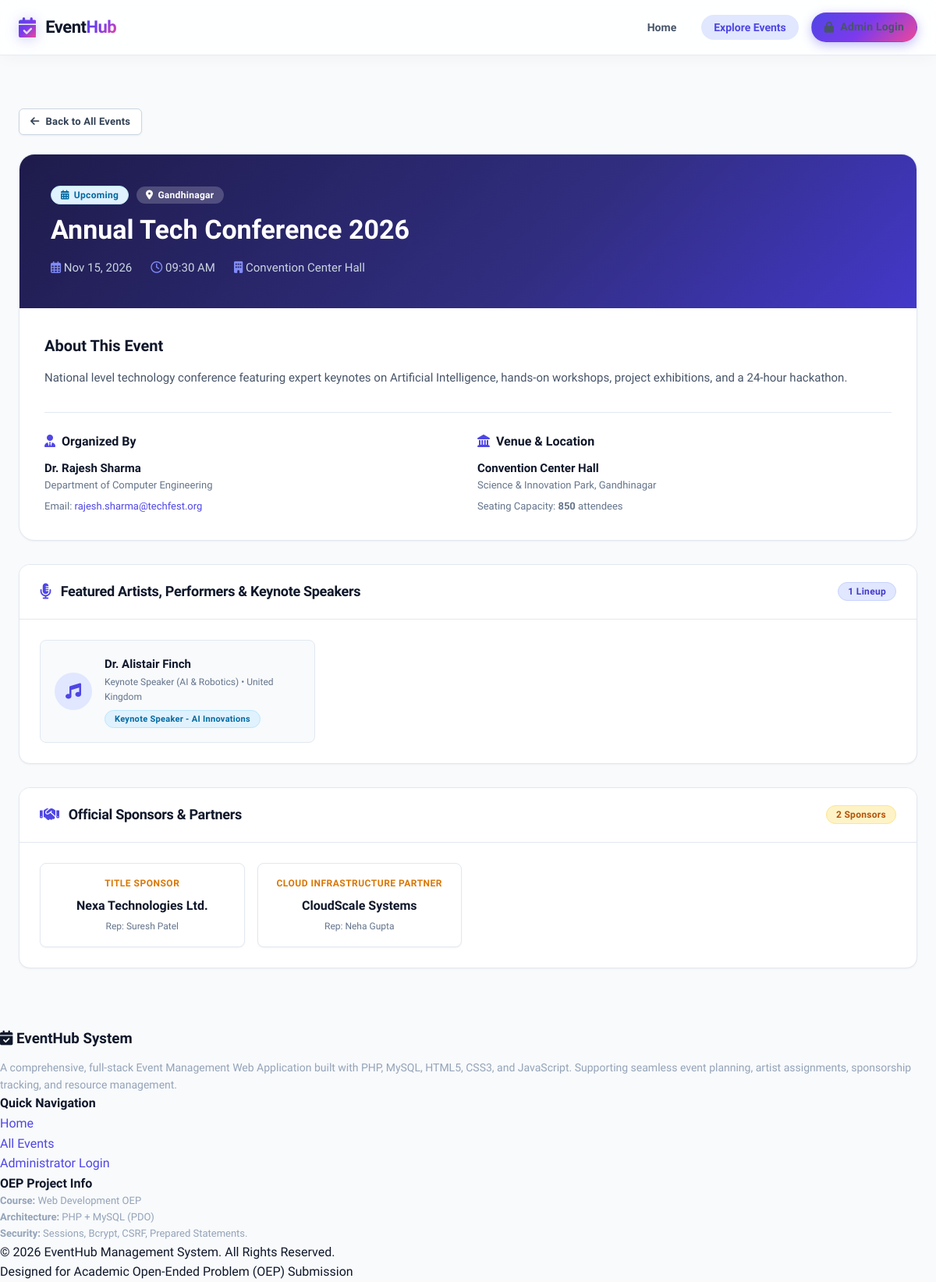
The app's page /event-details.php?id=1 with its own data.
### tables this page shows
CREATE TABLE `event` (
    `event_id` INT AUTO_INCREMENT PRIMARY KEY,
    `event_name` VARCHAR(100) NOT NULL,
    `event_description` TEXT DEFAULT NULL,
    `event_date` DATE NOT NULL,
    `event_time` TIME NOT NULL,
    `organizer_id` INT NOT NULL,
    `venue_id` INT NOT NULL,
    `status` VARCHAR(20) NOT NULL DEFAULT 'Upcoming',
    CONSTRAINT `chk_event_status` CHECK (`status` IN ('Upcoming', 'Ongoing', 'Completed', 'Cancelled')),
    CONSTRAINT `fk_event_organizer` FOREIGN KEY (`organizer_id`) REFERENCES `organizer` (`organizer_id`) ON DELETE RESTRICT ON UPDATE CASCADE,
    CONSTRAINT `fk_event_venue` FOREIGN KEY (`venue_id`) REFERENCES `venue` (`venue_id`) ON DELETE RESTRICT ON UPDATE CASCADE
);

CREATE TABLE `venue` (
    `venue_id` INT AUTO_INCREMENT PRIMARY KEY,
    `venue_name` VARCHAR(100) NOT NULL,
    `address` VARCHAR(200) NOT NULL,
    `city` VARCHAR(50) NOT NULL,
    `capacity` INT NOT NULL,
    CONSTRAINT `chk_venue_capacity` CHECK (`capacity` > 0)
);

CREATE TABLE `organizer` (
    `organizer_id` INT AUTO_INCREMENT PRIMARY KEY,
    `organizer_name` VARCHAR(100) NOT NULL,
    `email` VARCHAR(100) NOT NULL UNIQUE,
    `phone` VARCHAR(15) NOT NULL UNIQUE,
    `organization` VARCHAR(100) DEFAULT NULL
);

CREATE TABLE `event_artist` (
    `event_id` INT NOT NULL,
    `artist_id` INT NOT NULL,
    `role` VARCHAR(50) DEFAULT 'Performer',
    PRIMARY KEY (`event_id`, `artist_id`),
    CONSTRAINT `fk_ea_event` FOREIGN KEY (`event_id`) REFERENCES `event` (`event_id`) ON DELETE CASCADE ON UPDATE CASCADE,
    CONSTRAINT `fk_ea_artist` FOREIGN KEY (`artist_id`) REFERENCES `artist` (`artist_id`) ON DELETE RESTRICT ON UPDATE CASCADE
);

CREATE TABLE `artist` (
    `artist_id` INT AUTO_INCREMENT PRIMARY KEY,
    `artist_name` VARCHAR(100) NOT NULL,
    `genre` VARCHAR(50) DEFAULT NULL,
    `contact_email` VARCHAR(100) NOT NULL UNIQUE,
    `country` VARCHAR(50) DEFAULT NULL
);

CREATE TABLE `event_sponsor` (
    `event_id` INT NOT NULL,
    `sponsor_id` INT NOT NULL,
    `sponsorship_amount` DECIMAL(12, 2) NOT NULL,
    `sponsorship_type` VARCHAR(50) DEFAULT 'Gold Sponsor',
    PRIMARY KEY (`event_id`, `sponsor_id`),
    CONSTRAINT `chk_sponsorship_amount` CHECK (`sponsorship_amount` > 0),
    CONSTRAINT `fk_es_event` FOREIGN KEY (`event_id`) REFERENCES `event` (`event_id`) ON DELETE CASCADE ON UPDATE CASCADE,
    CONSTRAINT `fk_es_sponsor` FOREIGN KEY (`sponsor_id`) REFERENCES `sponsor` (`sponsor_id`) ON DELETE RESTRICT ON UPDATE CASCADE
);

CREATE TABLE `sponsor` (
    `sponsor_id` INT AUTO_INCREMENT PRIMARY KEY,
    `sponsor_name` VARCHAR(100) NOT NULL,
    `contact_person` VARCHAR(100) DEFAULT NULL,
    `email` VARCHAR(100) NOT NULL UNIQUE,
    `phone` VARCHAR(15) DEFAULT NULL
);

### event-details.php (the view, shortened to what this page needs)
<?php
require_once __DIR__ . '/config/database.php';
require_once __DIR__ . '/includes/functions.php';
$id = filter_input(INPUT_GET, 'id', FILTER_VALIDATE_INT);
try {
    $stmt = $pdo->prepare("
        SELECT e.*,
               o.organizer_name, o.email as organizer_email, o.phone as organizer_phone, o.organization,
               v.venue_name, v.address as venue_address, v.city as venue_city, v.capacity as venue_capacity
        FROM event e
        LEFT JOIN organizer o ON e.organizer_id = o.organizer_id
        LEFT JOIN venue v ON e.venue_id = v.venue_id
        WHERE e.event_id = ?
    ");
    $stmt->execute([$id]);
    $event = $stmt->fetch();
    $artistsStmt = $pdo->prepare("
        SELECT ea.role, a.artist_name, a.genre, a.country, a.contact_email
        FROM event_artist ea
        JOIN artist a ON ea.artist_id = a.artist_id
        WHERE ea.event_id = ?
        ORDER BY a.artist_name ASC
    ");
    $artistsStmt->execute([$id]);
    $assignedArtists = $artistsStmt->fetchAll();
    $sponsorsStmt = $pdo->prepare("
        SELECT es.sponsorship_type, s.sponsor_name, s.contact_person
        FROM event_sponsor es
        JOIN sponsor s ON es.sponsor_id = s.sponsor_id
        WHERE es.event_id = ?
        ORDER BY es.sponsorship_amount DESC
    ");
    $sponsorsStmt->execute([$id]);
    $assignedSponsors = $sponsorsStmt->fetchAll();
} catch (PDOException $e) {
    die("Database query error: " . htmlspecialchars($e->getMessage()));
}
require_once __DIR__ . '/includes/header.php';
?>
<div class="container">
    <div style="margin-bottom: 24px;">
        <a href="<?= url('events.php') ?>" class="btn btn-secondary btn-sm">
            <i class="fas fa-arrow-left"></i> Back to All Events
        </a>
    </div>
    <div class="card" style="border-radius: var(--radius-lg); overflow: hidden; margin-bottom: 30px;">
        <div style="background: linear-gradient(135deg, #1e1b4b 0%, #312e81 60%, #4338ca 100%); color: #ffffff; padding: 40px;">
            <div style="display: flex; gap: 10px; align-items: center; margin-bottom: 12px; flex-wrap: wrap;">
                <?= status_badge($event['status']) ?>
                <span class="badge badge-light" style="background: rgba(255,255,255,0.2); color: #ffffff;">
                    <i class="fas fa-location-dot"></i> <?= sanitize($event['venue_city'] ?? 'Metro') ?>
                </span>
            </div>
            <h1 style="font-size: 34px; font-weight: 800; line-height: 1.2; margin-bottom: 16px;">
                <?= sanitize($event['event_name']) ?>
            </h1>
            <div style="display: flex; gap: 24px; font-size: 15px; color: #cbd5e1; flex-wrap: wrap;">
                <div><i class="far fa-calendar-alt" style="color: #818cf8;"></i> <?= format_date($event['event_date']) ?></div>
                <div><i class="far fa-clock" style="color: #818cf8;"></i> <?= format_time($event['event_time']) ?></div>
                <div><i class="fas fa-building" style="color: #818cf8;"></i> <?= sanitize($event['venue_name'] ?? 'TBD') ?></div>
            </div>
        </div>
        <div class="card-body" style="padding: 32px;">
            <h3 style="font-size: 20px; font-weight: 700; margin-bottom: 12px; color: var(--text-main);">
                About This Event
            </h3>
            <p style="font-size: 15px; color: #475569; line-height: 1.8; margin-bottom: 24px;">
                <?= !empty($event['event_description']) ? nl2br(sanitize($event['event_description'])) : 'No extended description provided for this event.' ?>
            </p>
            <div style="display: grid; grid-template-columns: 1fr 1fr; gap: 24px; margin-top: 30px; border-top: 1px solid var(--border-color); padding-top: 24px;">
                <div>
                    <h4 style="font-size: 16px; font-weight: 700; margin-bottom: 10px; display: flex; align-items: center; gap: 8px;">
                        <i class="fas fa-user-tie" style="color: var(--primary);"></i> Organized By
                    </h4>
                    <div style="font-size: 15px; font-weight: 600;"><?= sanitize($event['organizer_name'] ?? 'College Committee') ?></div>
                    <div style="font-size: 13px; color: var(--text-muted); margin-bottom: 6px;"><?= sanitize($event['organization'] ?: 'Event Coordinator') ?></div>
                    <div style="font-size: 13px; color: #64748b;">
                        Email: <a href="mailto:<?= sanitize($event['organizer_email']) ?>"><?= sanitize($event['organizer_email']) ?></a>
                    </div>
                </div>
                <div>
                    <h4 style="font-size: 16px; font-weight: 700; margin-bottom: 10px; display: flex; align-items: center; gap: 8px;">
                        <i class="fas fa-landmark" style="color: var(--primary);"></i> Venue & Location
                    </h4>
                    <div style="font-size: 15px; font-weight: 600;"><?= sanitize($event['venue_name'] ?? 'TBD') ?></div>
                    <div style="font-size: 13px; color: var(--text-muted); margin-bottom: 6px;"><?= sanitize($event['venue_address']) ?>, <?= sanitize($event['venue_city']) ?></div>
                    <div style="font-size: 13px; color: #64748b;">
                        Seating Capacity: <strong><?= number_format($event['venue_capacity']) ?></strong> attendees
                    </div>
                </div>
            </div>
        </div>
    </div>
    <div class="card" style="margin-bottom: 30px;">
        <div class="card-header">
            <div class="card-title">
                <i class="fas fa-microphone-lines"></i> Featured Artists, Performers & Keynote Speakers
            </div>
            <span class="badge badge-primary"><?= count($assignedArtists) ?> Lineup</span>
        </div>
        <div class="card-body">
            <?php if (empty($assignedArtists)): ?>
                <p style="color: var(--text-muted); font-size: 14px; margin: 0;">Artist lineup will be announced soon.</p>
            <?php else: ?>
                <div style="display: grid; grid-template-columns: repeat(auto-fill, minmax(280px, 1fr)); gap: 20px;">
                    <?php foreach ($assignedArtists as $art): ?>
                        <div style="padding: 18px; border-radius: var(--radius-sm); background: #f8fafc; border: 1px solid var(--border-color); display: flex; align-items: center; gap: 16px;">
                            <div style="width: 48px; height: 48px; border-radius: 50%; background: #e0e7ff; color: var(--primary); display: flex; align-items: center; justify-content: center; font-size: 20px; flex-shrink: 0;">
                                <i class="fas fa-music"></i>
                            </div>
                            <div>
                                <h4 style="font-size: 15px; font-weight: 700; margin-bottom: 2px;"><?= sanitize($art['artist_name']) ?></h4>
                                <div style="font-size: 12px; color: var(--text-muted); margin-bottom: 4px;"><?= sanitize($art['genre'] ?: 'Artist') ?> &bull; <?= sanitize($art['country'] ?: 'Global') ?></div>
                                <span class="badge badge-info" style="font-size: 11px;"><?= sanitize($art['role'] ?: 'Performer') ?></span>
                            </div>
                        </div>
                    <?php endforeach; ?>
                </div>
            <?php endif; ?>
        </div>
    </div>
    <div class="card">
        <div class="card-header">
            <div class="card-title">
                <i class="fas fa-handshake"></i> Official Sponsors & Partners
            </div>
            <span class="badge badge-warning"><?= count($assignedSponsors) ?> Sponsors</span>
        </div>
        <div class="card-body">
            <?php if (empty($assignedSponsors)): ?>
                <p style="color: var(--text-muted); font-size: 14px; margin: 0;">Sponsorship packages currently open for partners.</p>
            <?php else: ?>
                <div style="display: grid; grid-template-columns: repeat(auto-fill, minmax(240px, 1fr)); gap: 16px;">
                    <?php foreach ($assignedSponsors as $sp): ?>
                        <div style="padding: 16px; border-radius: var(--radius-sm); background: #ffffff; border: 1px solid var(--border-color); text-align: center; box-shadow: var(--shadow-sm);">
                            <div style="font-size: 12px; font-weight: 700; text-transform: uppercase; color: #d97706; margin-bottom: 6px; letter-spacing: 0.5px;">
                                <?= sanitize($sp['sponsorship_type']) ?>
                            </div>
                            <div style="font-size: 16px; font-weight: 800; color: var(--text-main); margin-bottom: 4px;">
                                <?= sanitize($sp['sponsor_name']) ?>
                            </div>
                            <?php if (!empty($sp['contact_person'])): ?>
                                <div style="font-size: 12px; color: var(--text-muted);">Rep: <?= sanitize($sp['contact_person']) ?></div>
                            <?php endif; ?>
                        </div>
                    <?php endforeach; ?>
                </div>
            <?php endif; ?>
        </div>
    </div>
</div>
<?php require_once __DIR__ . '/includes/footer.php'; ?>

### assets/css/style.css (style rules this page uses)
:root { --primary: #4f46e5; --primary-gradient: linear-gradient(135deg, #4f46e5 0%, #7c3aed 50%, #ec4899 100%); --primary-hover: #4338ca; --primary-light: #e0e7ff; --secondary: #64748b; --success: #10b981; --success-light: #d1fae5; --danger: #ef4444; --danger-light: #fee2e2; --warning: #f59e0b; --warning-light: #fef3c7; --info: #0ea5e9; --info-light: #e0f2fe; --sidebar-bg: #090d16; --sidebar-surface: #111827; --sidebar-hover: #1f293d; --sidebar-active: linear-gradient(135deg, #4f46e5 0%, #6366f1 100%); --sidebar-text: #94a3b8; --sidebar-text-active: #ffffff; --bg-body: #f8fafc; --bg-card: #ffffff; --text-main: #0f172a; --text-muted: #64748b; --border-color: #e2e8f0; --border-hover: #cbd5e1; --radius-sm: 8px; --radius-md: 14px; --radius-lg: 20px; --radius-full: 9999px; --shadow-sm: 0 1px 3px 0 rgba(0, 0, 0, 0.04), 0 1px 2px -1px rgba(0, 0, 0, 0.04); --shadow-md: 0 4px 6px -1px rgba(0, 0, 0, 0.06), 0 2px 4px -2px rgba(0, 0, 0, 0.04); --shadow-lg: 0 12px 24px -4px rgba(15, 23, 42, 0.08), 0 4px 6px -2px rgba(15, 23, 42, 0.03); --shadow-glow: 0 10px 25px -3px rgba(79, 70, 229, 0.35); --transition: all 0.25s cubic-bezier(0.4, 0, 0.2, 1); }
* { margin: 0; padding: 0; box-sizing: border-box; font-family: 'Plus Jakarta Sans', -apple-system, BlinkMacSystemFont, "Segoe UI", Roboto, sans-serif; }
body { background-color: var(--bg-body); color: var(--text-main); line-height: 1.6; min-height: 100vh; -webkit-font-smoothing: antialiased; }
a { color: var(--primary); text-decoration: none; transition: var(--transition); }
.container { max-width: 1240px; margin: 0 auto; padding: 48px 24px; }
.badge { display: inline-flex; align-items: center; gap: 6px; padding: 5px 12px; font-size: 12px; font-weight: 700; border-radius: var(--radius-full); line-height: 1; letter-spacing: 0.3px; }
.badge-info { background: #e0f2fe; color: #0369a1; border: 1px solid #bae6fd; }
.badge-warning { background: #fef3c7; color: #b45309; border: 1px solid #fde68a; }
.badge-primary { background: #e0e7ff; color: #4338ca; border: 1px solid #c7d2fe; }
.btn { display: inline-flex; align-items: center; justify-content: center; gap: 8px; padding: 10px 20px; font-size: 14px; font-weight: 700; border-radius: var(--radius-sm); border: 1px solid transparent; cursor: pointer; transition: var(--transition); text-decoration: none; line-height: 1.4; letter-spacing: 0.2px; }
.btn-secondary { background: #ffffff; color: #334155; border-color: #cbd5e1; box-shadow: 0 1px 3px rgba(0, 0, 0, 0.05); }
.btn-sm { padding: 7px 14px; font-size: 13px; border-radius: 6px; }
.card { background: #ffffff; border-radius: var(--radius-md); border: 1px solid var(--border-color); box-shadow: var(--shadow-sm); margin-bottom: 28px; overflow: hidden; transition: var(--transition); }
.card-header { padding: 20px 26px; border-bottom: 1px solid var(--border-color); display: flex; justify-content: space-between; align-items: center; background: #ffffff; }
.card-title { font-size: 18px; font-weight: 800; color: #0f172a; display: flex; align-items: center; gap: 12px; letter-spacing: -0.3px; }
.card-title i { color: var(--primary); font-size: 20px; }
.card-body { padding: 26px; }

### records on screen
event: venue.city "Gandhinagar", event_name "Annual Tech Conference 2026", event_date "Nov 15, 2026", event_time "09:30 AM", venue.venue_name "Convention Center Hall", event_description "National level technology conference featuring expert keynotes on Artificial Intelligence, hands-on workshops, project exhibitions, and a 24-hour hackathon.", organizer.organizer_name "Dr. Rajesh Sharma", organizer.organization "Department of Computer Engineering", organizer.email "rajesh.sharma@techfest.org", venue.address "Science & Innovation Park", venue.capacity "850"
event_artist: artist.artist_name "Dr. Alistair Finch", artist.genre "Keynote Speaker (AI & Robotics)", artist.country "United Kingdom", role "Keynote Speaker - AI Innovations"
event_sponsor: sponsorship_type "TITLE SPONSOR", sponsor.sponsor_name "Nexa Technologies Ltd.", sponsor.contact_person "Suresh Patel"
event_sponsor: sponsorship_type "CLOUD INFRASTRUCTURE PARTNER", sponsor.sponsor_name "CloudScale Systems", sponsor.contact_person "Neha Gupta"

### other values on screen
count($assignedArtists) "1"
count($assignedSponsors) "2"
